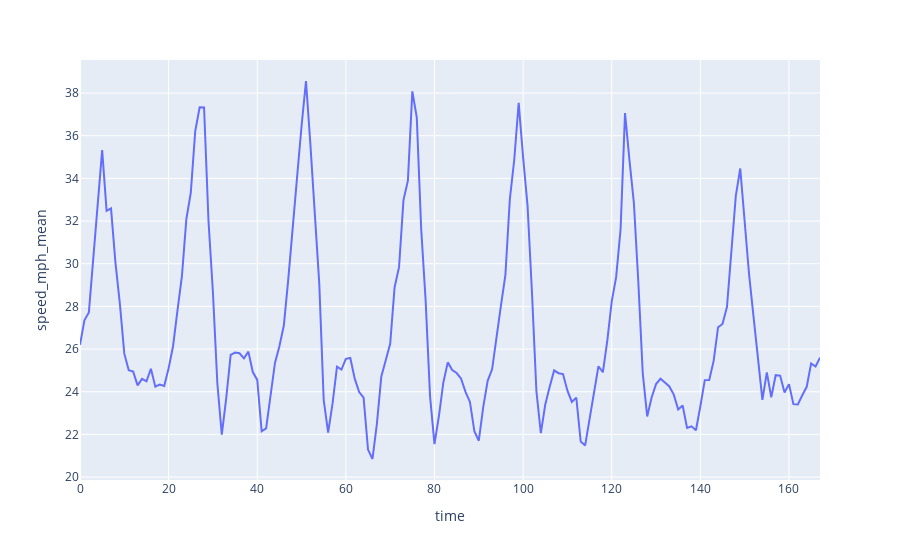

Write notebook code for a chart like this one.
### Code cell
# prettier plotly plots
time = df.groupby(by=['time']).agg('mean').reset_index()
px.line(time, x='time', y='speed_mph_mean')

### Figure 1 — Plotly figure (JSON) as saved in the notebook; plotly's stock layout.template omitted (floating-point values rounded to 4 significant figures; data arrays with more than 128 entries replaced by an {"elided": "..."} marker saying what was removed)
{"data": [{"hovertemplate": "time=%{x}<br>speed_mph_mean=%{y}<extra></extra>", "legendgroup": "", "line": {"color": "#636efa", "dash": "solid"}, "marker": {"symbol": "circle"}, "mode": "lines", "name": "", "orientation": "v", "showlegend": false, "type": "scatter", "x": {"elided": "168 int values"}, "xaxis": "x", "y": {"elided": "168 float values"}, "yaxis": "y"}], "layout": {"legend": {"tracegroupgap": 0}, "margin": {"t": 60}, "xaxis": {"anchor": "y", "domain": [0, 1], "title": {"text": "time"}}, "yaxis": {"anchor": "x", "domain": [0, 1], "title": {"text": "speed_mph_mean"}}}}
